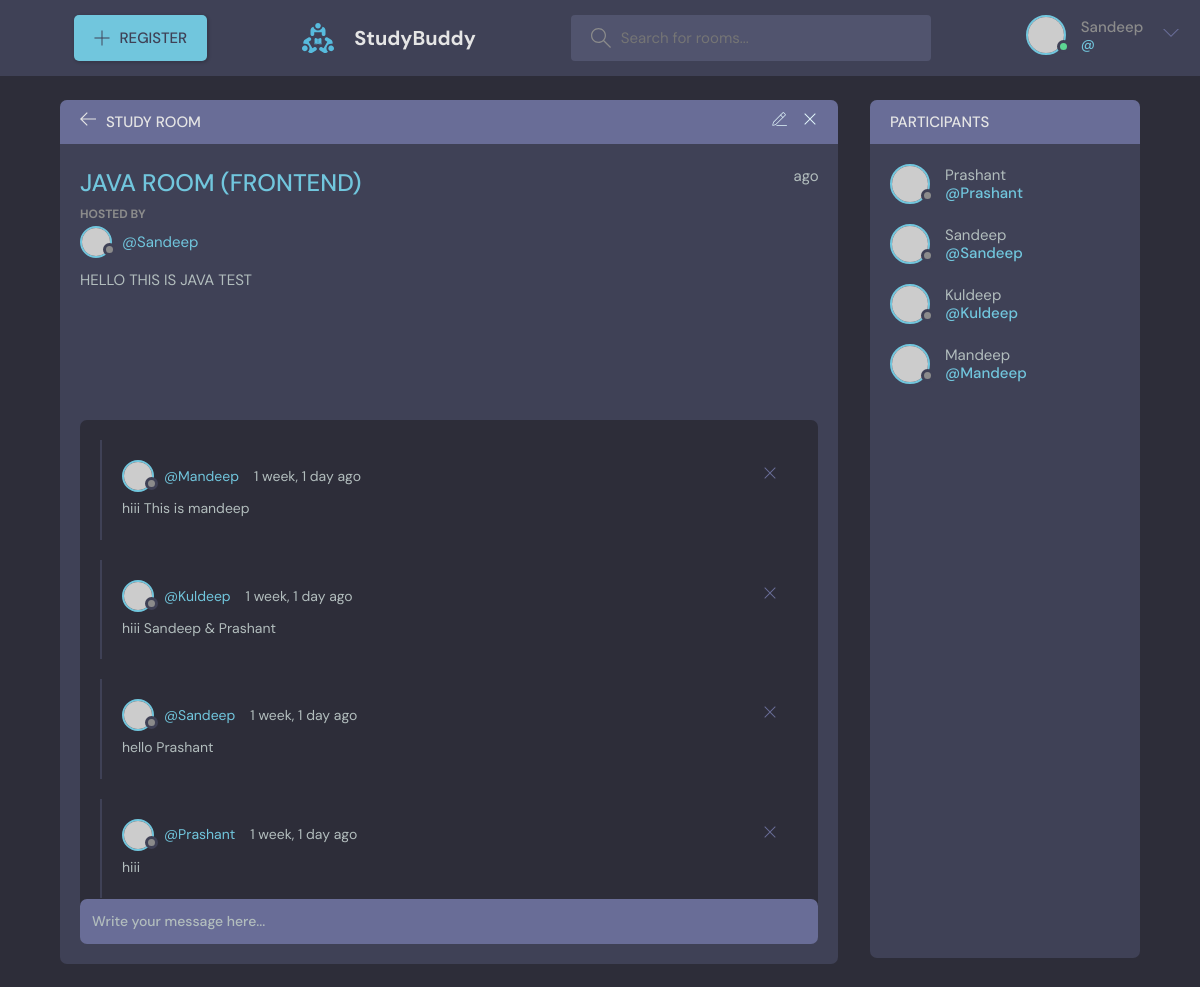
/room/34 (signed in), run on the app's committed database.
### base/models.py (models this page shows, shortened)
class Room(models.Model):
    host=models.ForeignKey(User,on_delete=models.SET_NULL , null=True)
    name=models.CharField(max_length=20)
    topic=models.ForeignKey(Topic ,on_delete=models.CASCADE,null=True)
    participant=models.ManyToManyField(User , related_name="participant")
    description=models.TextField(null=True,blank=True)
    created_at=models.DateTimeField(auto_now_add=True)
    updated_at=models.DateTimeField(auto_now=True)
    class Meta:
        ordering=['-updated_at','created_at']

class Message(models.Model):
    user=models.ForeignKey(User,on_delete=models.CASCADE)
    room=models.ForeignKey(Room ,on_delete=models.CASCADE)
    body=models.TextField()
    created_at=models.DateTimeField(auto_now_add=True)
    updated_at=models.DateTimeField(auto_now=True)
    class Meta:
        ordering=['-updated_at','created_at']

### base/views.py (the view, shortened to what this page needs)
# urls.py: path('room/<str:pk>',room,name="room"),
def room(request,pk):
    rooms=Room.objects.get(id=pk)
    room_msg=rooms.message_set.all().order_by('-created_at')
    get_participants=rooms.participant.all()
    context={'rooms':rooms,'room_messages':room_msg ,'get_participants':get_participants,}
    return render(request ,'base/room.html',context)

### base/templates/base/room.html (shortened to what this page needs)
{% extends 'main.html' %}
{% block content %}
    <main class="profile-page layout layout--2">
      <div class="container">
        <div class="room">
          <div class="room__top">
            <div class="room__topLeft">
              <a href="{% url 'home' %}">
                <svg version="1.1" xmlns="http://www.w3.org/2000/svg" width="32" height="32" viewBox="0 0 32 32">
                  <title>arrow-left</title>
                  <path
                    d="M13.723 2.286l-13.723 13.714 13.719 13.714 1.616-1.611-10.96-10.96h27.625v-2.286h-27.625l10.965-10.965-1.616-1.607z"
                  ></path>
                </svg>
              </a>
              <h3>Study Room</h3>
            </div>
            <div class="room__topRight">
              <a href="#">
              </a>
              <a href="#">
                <svg version="1.1" xmlns="http://www.w3.org/2000/svg" width="32" height="32" viewBox="0 0 32 32">
                  <title>remove</title>
                  <path
                    d="M27.314 6.019l-1.333-1.333-9.98 9.981-9.981-9.981-1.333 1.333 9.981 9.981-9.981 9.98 1.333 1.333 9.981-9.98 9.98 9.98 1.333-1.333-9.98-9.98 9.98-9.981z"
                  ></path>
                </svg>
              </a>
            </div>
          </div>
          <div class="room__box scroll">
            <div class="room__header scroll">
              <div class="room__info">
                <h3>{{rooms.name}}</h3>
                <span>{{message.created_at|timesince}} ago</span>
              </div>
              <div class="room__hosted">
                <p>Hosted By</p>
                <a href="#" class="room__author">
                  <div class="avatar avatar--small">
                    <img src="https://randomuser.me/api/portraits/men/37.jpg" />
                  </div>
                  <span>@{{user.username}}</span>
                </a>
              </div>
              <div class="room__details">
                {{rooms.description}}
              </div>
            </div>
            <div class="room__conversation">
              <div class="threads scroll">
                {% for message in room_messages %}
                <div class="thread">
                  <div class="thread__top">
                    <div class="thread__author">
                      <a href="{% url 'User-Profile' user.id %}" class="thread__authorInfo">
                        <div class="avatar avatar--small">
                          <img src="https://randomuser.me/api/portraits/men/37.jpg" />
                        </div>
                        <span>@{{message.user}}</span>
                      </a>
                      <span class="thread__date">{{message.created_at|timesince}} ago</span>
                    </div>
                    <div class="thread__delete">
                      <svg version="1.1" xmlns="http://www.w3.org/2000/svg" width="32" height="32" viewBox="0 0 32 32">
                        <title>remove</title>
                        <path
                          d="M27.314 6.019l-1.333-1.333-9.98 9.981-9.981-9.981-1.333 1.333 9.981 9.981-9.981 9.98 1.333 1.333 9.981-9.98 9.98 9.98 1.333-1.333-9.98-9.98 9.98-9.981z"
                        ></path>
                      </svg>
                    </div>
                  </div>
                  <div class="thread__details">
                    {{message.body}}
                  </div>
                </div>
                {% endfor %}
              </div>
            </div>
          </div>
          <div class="room__message">
            <form action="" method="POST">
              <input type="text" name="body" placeholder="Write your message here..." />
            </form>
          </div>
        </div>
        <div class="participants">
          <h3 class="participants__top">Participants</h3>
          <div class="participants__list scroll">
            {% for user in get_participants %}
            <a href="profile.html" class="participant">
              <div class="avatar avatar--medium">
                <img src="https://randomuser.me/api/portraits/men/37.jpg" />
              </div>
              <p>
                {{user.username}}
                <span>@{{user.username}}</span>
              </p>
            </a>
            {% endfor %}
          </div>
        </div>
      </div>
    </main>
{% endblock %}

### templates/navbar.html (shortened to what this page needs)
{% load static %}
<header class="header header--loggedIn">
    <div class="container">
      <a class="btn btn--main" href="{% url 'User-register' %}">
        <svg version="1.1" xmlns="http://www.w3.org/2000/svg" width="32" height="32" viewBox="0 0 32 32">
          <title>Register</title>
          <path
            d="M16.943 0.943h-1.885v14.115h-14.115v1.885h14.115v14.115h1.885v-14.115h14.115v-1.885h-14.115v-14.115z"
          ></path>
        </svg>
        REGISTER
      </a>
      <a href="{% url 'home' %}" class="header__logo">
        <img src="{% static 'images/logo.svg' %}" />
        <h1>StudyBuddy</h1>
      </a>
      <form class="header__search" method="GET" action="{% url 'home' %}">
        <label>
          <input name="q" type="text" placeholder="Search for rooms..." />
        </label>
      </form>
      <nav class="header__menu">
    {% if request.user.is_authenticated %}
        <div class="header__user">
          <a href="{% url 'User-Profile' user.id %}">
            <div class="avatar avatar--medium active">
              <img src="https://randomuser.me/api/portraits/men/37.jpg" />
            </div>
            <p>{{request.user}} <span>@{{request.user.email}}</span></p>
          </a>
          <button class="dropdown-button">
            <svg version="1.1" xmlns="http://www.w3.org/2000/svg" width="32" height="32" viewBox="0 0 32 32">
              <title>chevron-down</title>
              <path d="M16 21l-13-13h-3l16 16 16-16h-3l-13 13z"></path>
            </svg>
          </button>
        </div>
        {% else %}
         <a href="{% url 'User-login' %}">
          <img src="{% static 'images/avatar.svg' %}"/>
          <p>Login</p>
        </a>
        {% endif %}
      </nav>
    </div>
  </header>

### data on the page
Room: name "JAVA ROOM (FRONTEND)", description "HELLO THIS IS JAVA TEST"
Message: user "Mandeep", created_at "1 week, 1 day", body "hiii This is mandeep"
Message: user "Kuldeep", created_at "1 week, 1 day", body "hiii Sandeep & Prashant"
Message: user "Sandeep", created_at "1 week, 1 day", body "hello Prashant"
Message: user "Prashant", created_at "1 week, 1 day", body "hiii"

### other printed values
{{ request.user }} "Sandeep"
{{ user.username }} "Sandeep"
{{ user.username }} "Prashant"
{{ user.username }} "Kuldeep"
{{ user.username }} "Mandeep"
